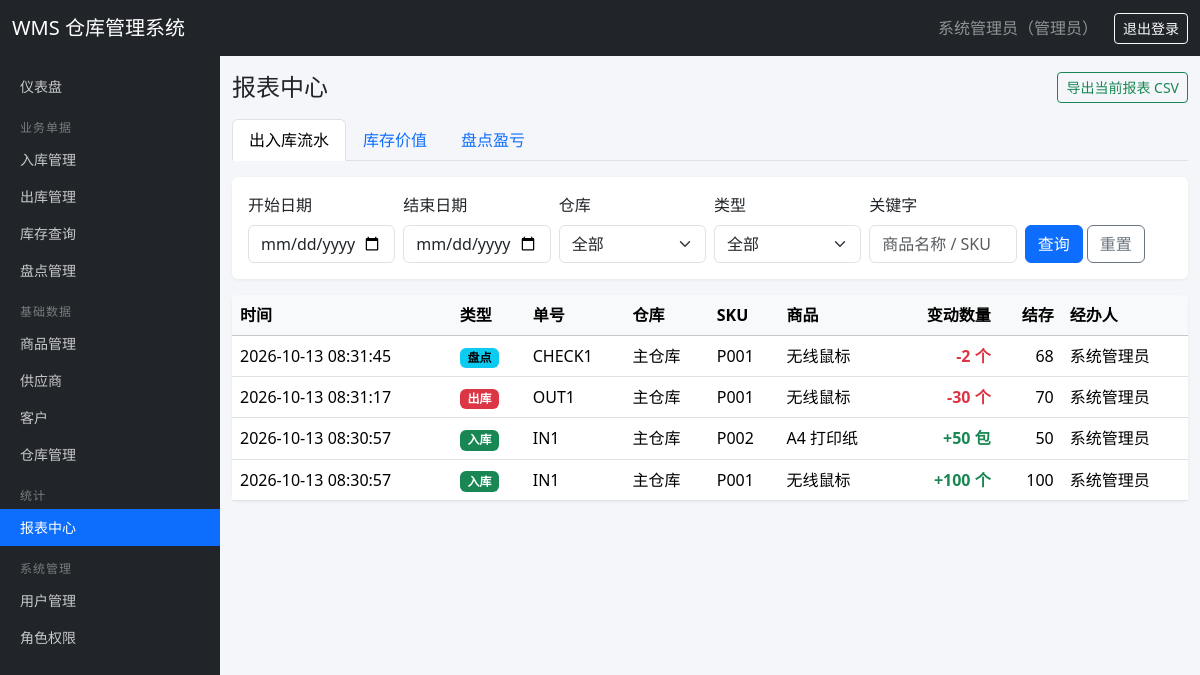
/reports/ (signed in), run on the app's committed database.
### tables this page shows
CREATE TABLE users (
    id INTEGER PRIMARY KEY AUTOINCREMENT,
    username TEXT UNIQUE NOT NULL,
    password_hash TEXT NOT NULL,
    real_name TEXT DEFAULT '',
    email TEXT DEFAULT '',
    phone TEXT DEFAULT '',
    is_active INTEGER DEFAULT 1,
    created_at TEXT DEFAULT (datetime('now', 'localtime'))
);

CREATE TABLE roles (
    id INTEGER PRIMARY KEY AUTOINCREMENT,
    name TEXT UNIQUE NOT NULL,
    description TEXT DEFAULT '',
    created_at TEXT DEFAULT (datetime('now', 'localtime'))
);

CREATE TABLE stock_log (
    id INTEGER PRIMARY KEY AUTOINCREMENT,
    biz_type TEXT NOT NULL,
    biz_id INTEGER,
    product_id INTEGER NOT NULL,
    warehouse_id INTEGER NOT NULL,
    quantity_change INTEGER NOT NULL,
    balance_after INTEGER NOT NULL,
    operator_id INTEGER,
    created_at TEXT DEFAULT (datetime('now', 'localtime'))
);

CREATE TABLE warehouses (
    id INTEGER PRIMARY KEY AUTOINCREMENT,
    name TEXT NOT NULL,
    location TEXT DEFAULT '',
    remark TEXT DEFAULT ''
);

CREATE TABLE products (
    id INTEGER PRIMARY KEY AUTOINCREMENT,
    sku TEXT UNIQUE NOT NULL,
    name TEXT NOT NULL,
    category_id INTEGER REFERENCES categories(id),
    spec TEXT DEFAULT '',
    unit TEXT DEFAULT '个',
    price REAL DEFAULT 0,
    warning_low INTEGER DEFAULT 0,
    warning_high INTEGER DEFAULT 999999
);

### routes/report.py (the view, shortened to what this page needs)
@bp.route('/')
@permission_required('report:view')
def index():
    db = get_db()
    tab = request.args.get('tab', 'flow')
    date_from = request.args.get('date_from', '')
    date_to = request.args.get('date_to', '')
    warehouse_id = request.args.get('warehouse_id', '')
    biz_type = request.args.get('biz_type', '')
    kw = request.args.get('kw', '').strip()
    warehouses = db.execute('SELECT * FROM warehouses ORDER BY id').fetchall()
    logs = []
    if tab == 'flow':
        logs = _query_logs(db, date_from, date_to, warehouse_id, biz_type, kw)
    value_rows = value_summary = None
    if tab == 'value':
        value_rows = _value_rows(db)
        value_summary = db.execute(
            '''SELECT COALESCE(SUM(i.quantity), 0) AS total_qty,
                      ROUND(COALESCE(SUM(i.quantity * p.price), 0), 2) AS total_value
               FROM inventory i JOIN products p ON p.id = i.product_id''').fetchone()
    check_rows = check_summary = None
    return render_template('reports.html', tab=tab, warehouses=warehouses, biz_types=BIZ_TYPES,
                           logs=logs, value_rows=value_rows, value_summary=value_summary,
                           check_rows=check_rows, check_summary=check_summary,
                           date_from=date_from, date_to=date_to,
                           warehouse_id=warehouse_id, biz_type=biz_type, kw=kw)

### auth.py (called while the page is built)
def load_user_permissions(user_id):
    rows = get_db().execute(
        '''SELECT DISTINCT p.code FROM permissions p
           JOIN role_permissions rp ON rp.permission_id = p.id
           JOIN user_roles ur ON ur.role_id = rp.role_id
           WHERE ur.user_id = ?''', (user_id,)).fetchall()
    return {r['code'] for r in rows}

@login_manager.user_loader
def load_user(user_id):
    row = get_db().execute('SELECT * FROM users WHERE id = ?', (user_id,)).fetchone()
    if row is None or not row['is_active']:
        return None
    return User(row, load_user_permissions(row['id']))

def permission_required(code):
    def decorator(view):
        @wraps(view)
        def wrapped(*args, **kwargs):
            if not current_user.is_authenticated:
                return login_manager.unauthorized()
            if not current_user.has_perm(code):
                abort(403)
            return view(*args, **kwargs)
        return wrapped
    return decorator

    @property
    def is_active(self):
        return self._active

    def has_perm(self, code):
        return code in self.permissions

    def role_names(self):
        rows = get_db().execute(
            '''SELECT r.name FROM roles r
               JOIN user_roles ur ON ur.role_id = r.id
               WHERE ur.user_id = ?''', (self.id,)).fetchall()
        return '、'.join(r['name'] for r in rows) or '未分配角色'

### db.py (called while the page is built)
def get_db():
    if 'db' not in g:
        g.db = sqlite3.connect(current_app.config['DATABASE'])
        g.db.row_factory = sqlite3.Row
        g.db.execute('PRAGMA foreign_keys = ON')
    return g.db

### templates/reports.html (shortened to what this page needs)
{% extends "base.html" %}
{% block content %}
<div class="d-flex justify-content-between align-items-center mb-3">
  <h4 class="mb-0">报表中心</h4>
  <a class="btn btn-outline-success btn-sm" href="{{ url_for('report.export') }}?{{ request.query_string.decode() }}">导出当前报表 CSV</a>
</div>
<ul class="nav nav-tabs mb-3">
  <li class="nav-item"><a class="nav-link {{ 'active' if tab == 'flow' }}" href="{{ url_for('report.index', tab='flow') }}">出入库流水</a></li>
  <li class="nav-item"><a class="nav-link {{ 'active' if tab == 'value' }}" href="{{ url_for('report.index', tab='value') }}">库存价值</a></li>
  <li class="nav-item"><a class="nav-link {{ 'active' if tab == 'check' }}" href="{{ url_for('report.index', tab='check') }}">盘点盈亏</a></li>
</ul>
{% if tab == 'flow' %}
<form method="get" class="card mb-3">
  <div class="card-body row g-2 align-items-end">
    <div class="col-md-2">
      <label class="form-label">开始日期</label>
      <input type="date" name="date_from" class="form-control" value="{{ date_from }}">
    </div>
    <div class="col-md-2">
      <label class="form-label">结束日期</label>
      <input type="date" name="date_to" class="form-control" value="{{ date_to }}">
    </div>
    <div class="col-md-2">
      <label class="form-label">仓库</label>
      <select name="warehouse_id" class="form-select">
        <option value="">全部</option>
      </select>
    </div>
    <div class="col-md-2">
      <label class="form-label">类型</label>
      <select name="biz_type" class="form-select">
        <option value="">全部</option>
      </select>
    </div>
    <div class="col-md-2">
      <label class="form-label">关键字</label>
      <input type="text" name="kw" class="form-control" placeholder="商品名称 / SKU" value="{{ kw }}">
    </div>
    <div class="col-md-2">
      <button class="btn btn-primary">查询</button>
      <a class="btn btn-outline-secondary" href="{{ url_for('report.index', tab='flow') }}">重置</a>
    </div>
  </div>
</form>
<div class="card">
  <div class="table-responsive">
    <table class="table table-hover align-middle mb-0">
      <thead class="table-light">
        <tr>
          <th>时间</th><th>类型</th><th>单号</th><th>仓库</th><th>SKU</th><th>商品</th>
          <th class="text-end">变动数量</th><th class="text-end">结存</th><th>经办人</th>
        </tr>
      </thead>
      <tbody>
        {% for l in logs %}
        <tr>
          <td>{{ l.created_at }}</td>
          <td><span class="badge text-bg-{{ 'success' if l.biz_type == 'in' else ('danger' if l.biz_type == 'out' else 'info') }}">{{ biz_types.get(l.biz_type, l.biz_type) }}</span></td>
          <td>{{ l.biz_type | upper }}{{ l.biz_id }}</td>
          <td>{{ l.warehouse_name }}</td>
          <td>{{ l.sku }}</td>
          <td>{{ l.product_name }}</td>
          <td class="text-end fw-bold {{ 'text-success' if l.quantity_change > 0 else 'text-danger' }}">
            {{ ('+' ~ l.quantity_change) if l.quantity_change > 0 else l.quantity_change }} {{ l.unit }}
          </td>
          <td class="text-end">{{ l.balance_after }}</td>
          <td>{{ l.operator_name or '-' }}</td>
        </tr>
        {% else %}
        <tr><td colspan="9" class="text-center text-muted py-4">暂无流水记录</td></tr>
        {% endfor %}
      </tbody>
    </table>
  </div>
</div>
{% endif %}
{% endblock %}

### templates/base.html (shortened to what this page needs)
<!doctype html>
<html lang="zh-CN">
<head>
  <link href="https://cdn.jsdelivr.net/npm/bootstrap@5.3.3/dist/css/bootstrap.min.css" rel="stylesheet">
  <link rel="stylesheet" href="{{ url_for('static', filename='css/style.css') }}">
</head>
<body>
<nav class="navbar navbar-dark bg-dark fixed-top">
  <div class="container-fluid">
    <a class="navbar-brand" href="{{ url_for('dashboard.index') }}">WMS 仓库管理系统</a>
    <div class="d-flex align-items-center text-white-50">
      {% if current_user.is_authenticated %}
        <span class="me-3">{{ current_user.real_name or current_user.username }}（{{ current_user.role_names() }}）</span>
        <a class="btn btn-sm btn-outline-light" href="{{ url_for('auth.logout') }}">退出登录</a>
      {% else %}
        <a class="btn btn-sm btn-outline-light" href="{{ url_for('auth.login') }}">登录</a>
      {% endif %}
    </div>
  </div>
</nav>
{% if current_user.is_authenticated %}
<nav class="sidebar">
  <ul class="nav flex-column">
    <li class="nav-item">
      <a class="nav-link {{ 'active' if request.blueprint == 'dashboard' }}" href="{{ url_for('dashboard.index') }}">仪表盘</a>
    </li>
    {% if current_user.has_perm('stock_in:view') or current_user.has_perm('stock_out:view') or current_user.has_perm('inventory:view') or current_user.has_perm('stock_check:view') %}
    <li class="menu-header">业务单据</li>
      {% if current_user.has_perm('stock_in:view') %}
      <li class="nav-item"><a class="nav-link {{ 'active' if request.blueprint == 'stock_in' }}" href="{{ url_for('stock_in.index') }}">入库管理</a></li>
      {% endif %}
      {% if current_user.has_perm('stock_out:view') %}
      <li class="nav-item"><a class="nav-link {{ 'active' if request.blueprint == 'stock_out' }}" href="{{ url_for('stock_out.index') }}">出库管理</a></li>
      {% endif %}
      {% if current_user.has_perm('inventory:view') %}
      <li class="nav-item"><a class="nav-link {{ 'active' if request.blueprint == 'inventory' }}" href="{{ url_for('inventory.index') }}">库存查询</a></li>
      {% endif %}
      {% if current_user.has_perm('stock_check:view') %}
      <li class="nav-item"><a class="nav-link {{ 'active' if request.blueprint == 'stock_check' }}" href="{{ url_for('stock_check.index') }}">盘点管理</a></li>
      {% endif %}
    {% endif %}
    {% if current_user.has_perm('product:view') or current_user.has_perm('supplier:view') or current_user.has_perm('customer:view') or current_user.has_perm('warehouse:view') %}
    <li class="menu-header">基础数据</li>
      {% if current_user.has_perm('product:view') %}
      <li class="nav-item"><a class="nav-link {{ 'active' if request.blueprint == 'product' }}" href="{{ url_for('product.index') }}">商品管理</a></li>
      {% endif %}
      {% if current_user.has_perm('supplier:view') %}
      <li class="nav-item"><a class="nav-link {{ 'active' if request.blueprint == 'supplier' }}" href="{{ url_for('supplier.index') }}">供应商</a></li>
      {% endif %}
      {% if current_user.has_perm('customer:view') %}
      <li class="nav-item"><a class="nav-link {{ 'active' if request.blueprint == 'customer' }}" href="{{ url_for('customer.index') }}">客户</a></li>
      {% endif %}
      {% if current_user.has_perm('warehouse:view') %}
      <li class="nav-item"><a class="nav-link {{ 'active' if request.blueprint == 'warehouse' }}" href="{{ url_for('warehouse.index') }}">仓库管理</a></li>
      {% endif %}
    {% endif %}
    {% if current_user.has_perm('report:view') %}
    <li class="menu-header">统计</li>
    <li class="nav-item"><a class="nav-link {{ 'active' if request.blueprint == 'report' }}" href="{{ url_for('report.index') }}">报表中心</a></li>
    {% endif %}
    {% if current_user.has_perm('user:view') or current_user.has_perm('role:view') %}
    <li class="menu-header">系统管理</li>
      {% if current_user.has_perm('user:view') %}
      <li class="nav-item"><a class="nav-link {{ 'active' if request.blueprint == 'user' }}" href="{{ url_for('user.index') }}">用户管理</a></li>
      {% endif %}
      {% if current_user.has_perm('role:view') %}
      <li class="nav-item"><a class="nav-link {{ 'active' if request.blueprint == 'role' }}" href="{{ url_for('role.index') }}">角色权限</a></li>
      {% endif %}
    {% endif %}
  </ul>
</nav>
{% endif %}
<main class="{{ 'with-sidebar' if current_user.is_authenticated else 'no-sidebar' }}">
  <div class="container-fluid py-3">
    {% block content %}{% endblock %}
  </div>
</main>
</body>
</html>

### static/css/style.css (style rules this page uses)
body { padding-top: 56px; background-color: #f5f6fa; }
.sidebar { position: fixed; top: 56px; left: 0; bottom: 0; width: 220px; background: #212529; overflow-y: auto; padding: 12px 0; z-index: 1000; }
.sidebar .nav-link { color: rgba(255, 255, 255, 0.75); padding: 8px 20px; font-size: 14px; }
.sidebar .nav-link.active { color: #fff; background: #0d6efd; }
.sidebar .menu-header { color: rgba(255, 255, 255, 0.4); font-size: 12px; padding: 14px 20px 4px; text-transform: uppercase; letter-spacing: 1px; }
main.with-sidebar { margin-left: 220px; }
.card { border: none; box-shadow: 0 1px 3px rgba(0, 0, 0, 0.06); }

### data on the page
users: real_name "系统管理员"
roles: role_names "管理员"
stock_log: created_at "2026-10-13 08:31:45", get "盘点", biz_type "CHECK", biz_id "1", warehouse_name "主仓库", sku "P001", product_name "无线鼠标", quantity_change "-2", unit "个", balance_after "68", operator_name "系统管理员"
stock_log: created_at "2026-10-13 08:31:17", get "出库", biz_type "OUT", biz_id "1", warehouse_name "主仓库", sku "P001", product_name "无线鼠标", quantity_change "-30", unit "个", balance_after "70", operator_name "系统管理员"
stock_log: created_at "2026-10-13 08:30:57", get "入库", biz_type "IN", biz_id "1", warehouse_name "主仓库", sku "P002", product_name "A4 打印纸", quantity_change "+50", unit "包", balance_after "50", operator_name "系统管理员"
stock_log: created_at "2026-10-13 08:30:57", get "入库", biz_type "IN", biz_id "1", warehouse_name "主仓库", sku "P001", product_name "无线鼠标", quantity_change "+100", unit "个", balance_after "100", operator_name "系统管理员"
